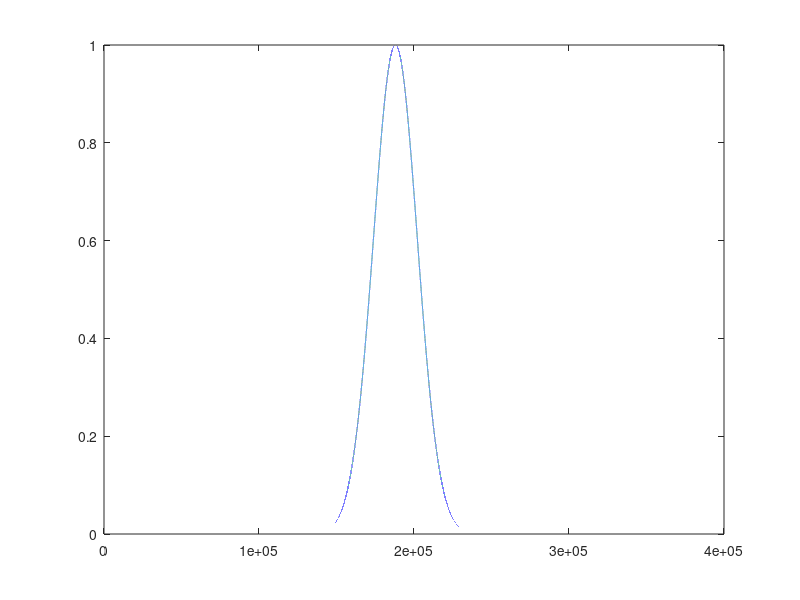
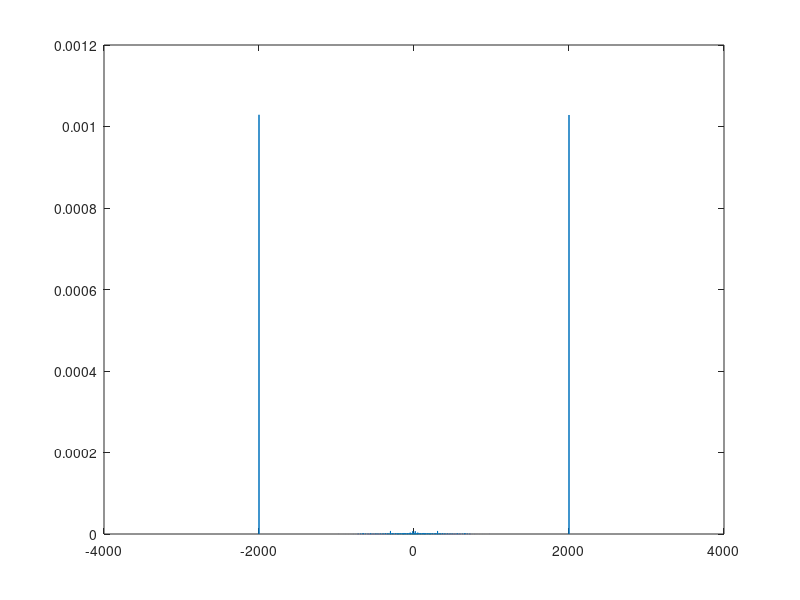
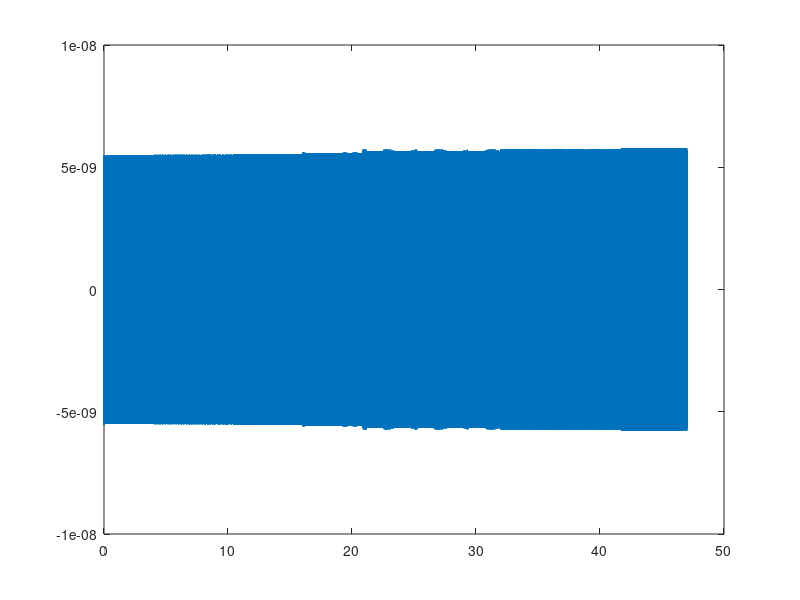

The MATLAB script that drew these images, in order:
clear all
f = 2000;
fs = 8000;
n = 8000*47;
t = [0 :1/fs: 47-1/fs];
fas = pi*[-1 : 2/n : 1-1/n]*fs/(2*pi);
noise = sqrt(600)*sin(f*(2*pi)*t);
%plot(t, noise)

%sound(noise,fs);

G = transpose(gausswin(8000*47, 8000/600));
plot(G)
H = fftshift(fft(noise)).*G;
h = ifft(H);
figure
plot(fas,abs(H))
figure;
plot(t,h)
%sound(abs(h),fs);